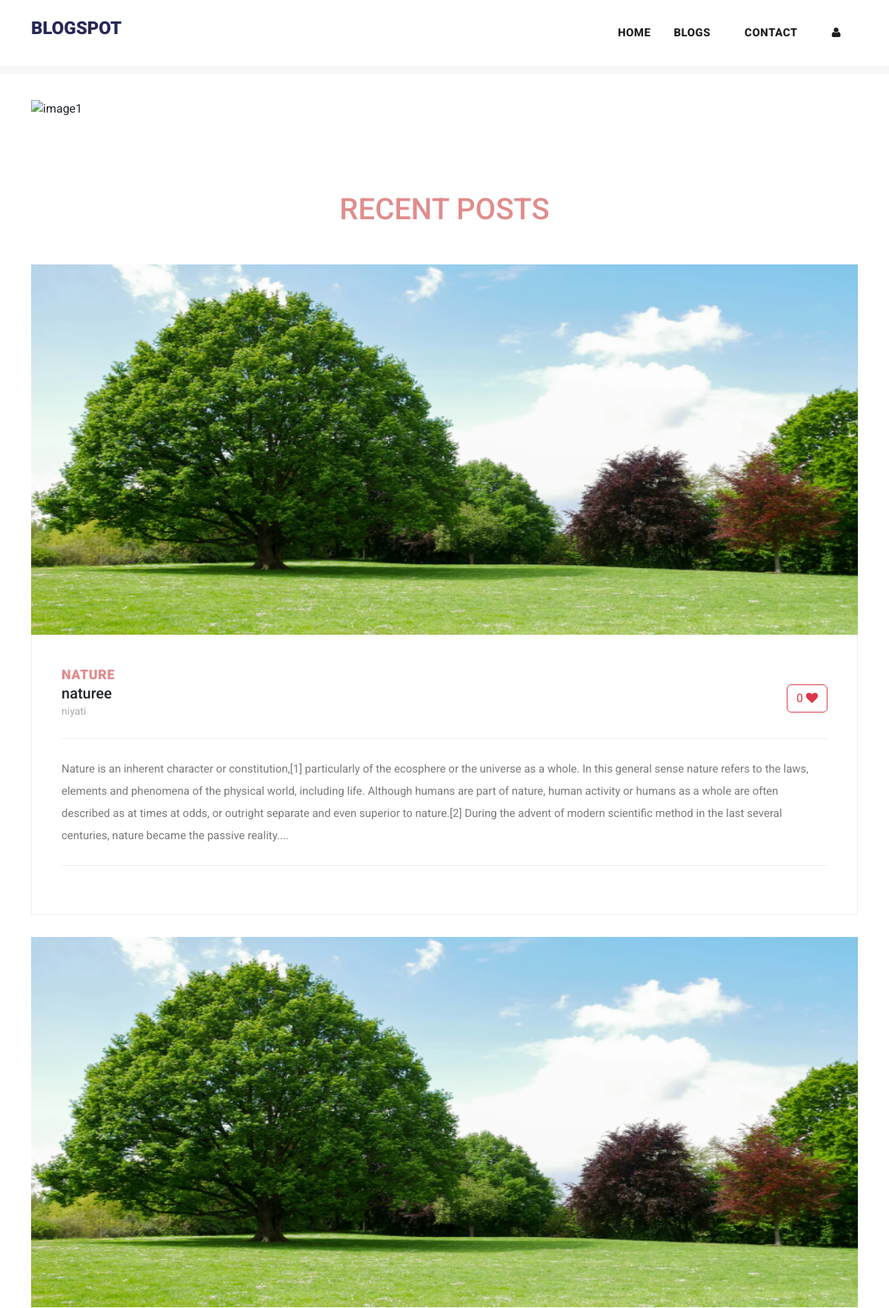
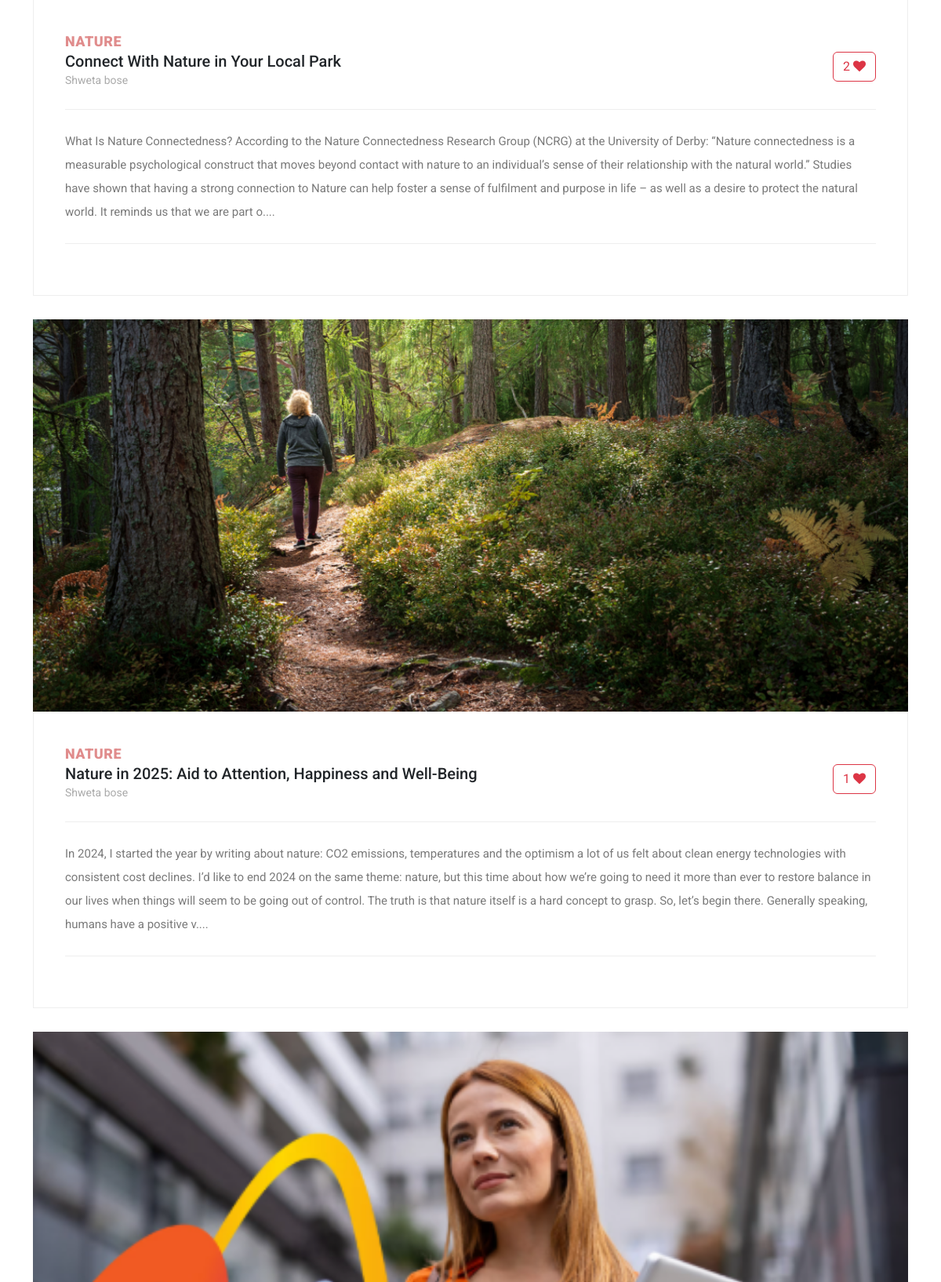
Page /blog (upper part) on the committed database (2 pictures, top to bottom).
### myapp/models.py (models this page shows, shortened)
class Post(models.Model):
    postname = models.CharField(max_length=600)
    category = models.CharField(max_length=600)
    image = models.ImageField(upload_to='images/posts',blank=True,null=True)
    content = models.CharField(max_length=100000)
    time = models.CharField(default=time,max_length=100, blank=True)
    likes = models.IntegerField(null=True,blank=True,default=0)
    user = models.ForeignKey(User,on_delete=models.CASCADE)

### myapp/views.py (the view)
# urls.py: path("blog",views.blog,name="blog"),
def blog(request):
    return render(request,"blog.html",{
            'posts':Post.objects.filter(user_id=request.user.id).order_by("id").reverse(),
            'top_posts':Post.objects.all().order_by("-likes"),
            'recent_posts':Post.objects.all().order_by("-id"),
            'user':request.user,
            'media_url':settings.MEDIA_URL
        })

### templates/blog.html (shortened to what this page needs)
{% load static %}
<!DOCTYPE html>
<html lang="en">
<head>
  <link href="{% static 'vendor/bootstrap/css/bootstrap.min.css' %}" rel="stylesheet">
  <link href="https://cdn.jsdelivr.net/npm/bootstrap@5.3.1/dist/css/bootstrap.min.css" rel="stylesheet"
>
  <link rel="stylesheet" href="{% static 'assets/css/fontawesome.css' %}">
  <link rel="stylesheet" href="{% static 'assets/css/templatemo-stand-blog.css' %}">
  <link rel="stylesheet" href="{% static 'assets/css/owl.css' %}">
  <link rel="stylesheet" href="{% static 'assets/css/styles.css' %}">
</head>
<body>
  {%include 'header.html'%}
  <div class="container mt-5 carousel">
    <div id="carouselExampleCaptions" class="carousel slide">
      <div class="carousel-indicators">
        <button type="button" data-bs-target="#carouselExampleCaptions" data-bs-slide-to="0" class="active"
          aria-current="true" aria-label="Slide 1"></button>
        <button type="button" data-bs-target="#carouselExampleCaptions" data-bs-slide-to="1"
          aria-label="Slide 2"></button>
        <button type="button" data-bs-target="#carouselExampleCaptions" data-bs-slide-to="2"
          aria-label="Slide 3"></button>
        <button type="button" data-bs-target="#carouselExampleCaptions" data-bs-slide-to="3"
          aria-label="Slide 4"></button>
      </div>
      <div class="carousel-inner">
        <div class="carousel-item active">
          <img src="{% static 'assets/images/img1.jpg' %}" alt="image1">
          <div class="carousel-caption d-none d-md-block">
          </div>
        </div>
      </div>
      <button class="carousel-control-prev" type="button" data-bs-target="#carouselExampleCaptions"
        data-bs-slide="prev">
        <span class="carousel-control-prev-icon" aria-hidden="true"></span>
      </button>
      <button class="carousel-control-next" type="button" data-bs-target="#carouselExampleCaptions"
        data-bs-slide="next">
        <span class="carousel-control-next-icon" aria-hidden="true"></span>
      </button>
    </div>
  </div>
  <section class="blog-posts">
    <div class="container">
      <h3 class="text-center" style="margin: 50px; font-size: 40px; color: rgb(224, 140, 140, 1);">RECENT POSTS</h3>
      <div class="row">
        <div class="col-lg-12">
          <div class="all-blog-posts">
            <div class="row">
              {% for post in recent_posts %}
              <div class="col-lg-12">
                <div class="blog-post">
                  <div class="blog-thumb">
                    <img src="{{media_url}}{{post.image}}" alt="" style="height: 500px;">
                  </div>
                  <div class="down-content">
                    <span>{{post.category}}</span>
                    <form method="post" action="{% url 'increaselikes' post.id %}">
                      <button class="float-right btn btn-outline-danger" type="submit ">
                        {{post.likes}} <i class="fa fa-heart"></i></button>
                    </form>
                    <a href="{% url 'post' post.id %}" class="text-decoration-none text-dark">
                      <h5>{{post.postname}}</h5>
                    </a>
                    <ul class="post-info">
                      <li><a href="#">{{post.user}}</a></li>
                    </ul>
                    <p style="max-width: 100%;">{{post.content|slice:"0:500"}}....</p>
                  </div>
                </div>
              </div>
              {% endfor %}
            </div>
          </div>
        </div>
      </div>
    </div>
  </section>
</body>
</html>

### static/assets/css/templatemo-stand-blog.css (style rules this page uses)
body { font-family: 'Roboto', sans-serif; overflow-x: hidden; text-rendering: optimizeLegibility; -webkit-font-smoothing: antialiased; -moz-osx-font-smoothing: grayscale; }
p { margin-bottom: 0px; font-size: 15px; font-weight: 400; color: #7a7a7a; line-height: 30px; }
a { text-decoration: none!important; }
ul { padding: 0; margin: 0; list-style: none; }
h1,h2,h3,h4,h5,h6 { margin: 0px; }
.blog-posts { margin-top: 100px; }
.blog-posts .blog-post { margin-bottom: 30px; }
.blog-posts .blog-thumb img { width: 100%; overflow: hidden; }
.blog-posts .down-content { padding: 40px; border-right: 1px solid #eee; border-left: 1px solid #eee; border-bottom: 1px solid #eee; }
.blog-posts .down-content span { font-size: 18px; text-transform: uppercase; letter-spacing: 0.5px; font-weight: 900; color: #E08C8C; }
.blog-posts .down-content ul.post-info li { display: inline-block; margin-right: 8px; }
.blog-posts .down-content ul.post-info li:after { content: '|'; color: #aaa; margin-left: 8px; }
.blog-posts .down-content ul.post-info li:last-child::after { display: none; }
.blog-posts .down-content ul.post-info li a { font-size: 14px; color: #aaa; font-weight: 400; transition: all .3s; }
.blog-posts .down-content p { padding: 25px 0px; margin: 25px 0px; border-top: 1px solid #eee; border-bottom: 1px solid #eee; }

### static/assets/css/styles.css (style rules this page uses)
.carousel img { width: 100%; height: 700px; }
.blog-posts .blog-post img, .blog-post img { height: 300px; }

### templates/footer.html (style rules this page uses)
li { text-decoration: none; text-align: left; }
li a { color: rgb(224, 140, 140, 1); }

### rows in the picture
Post: image (picture), category "NATURE", likes "0", postname "naturee", user "niyati", content "Nature is an inherent character or constitution,[1] particularly of the ecosphere or the universe as a whole. In this general sense nature refers to the laws, elements and phenomena of the physical world, including life. Although humans are part of nature, human activity or humans as a whole are often described as at times at odds, or outright separate and even superior to nature.[2] During the advent of modern scientific method in the last several centuries, nature became the passive reality"
Post: image (picture), category "NATURE", likes "2", postname "Connect With Nature in Your Local Park", user "Shweta bose", content "What Is Nature Connectedness? According to the Nature Connectedness Research Group (NCRG) at the University of Derby: “Nature connectedness is a measurable psychological construct that moves beyond contact with nature to an individual’s sense of their relationship with the natural world.” Studies have shown that having a strong connection to Nature can help foster a sense of fulfilment and purpose in life – as well as a desire to protect the natural world. It reminds us that we are part o"
Post: image (picture), category "NATURE", likes "1", postname "Nature in 2025: Aid to Attention, Happiness and Well-Being", user "Shweta bose", content "In 2024, I started the year by writing about nature: CO2 emissions, temperatures and the optimism a lot of us felt about clean energy technologies with consistent cost declines. I’d like to end 2024 on the same theme: nature, but this time about how we’re going to need it more than ever to restore balance in our lives when things will seem to be going out of control. The truth is that nature itself is a hard concept to grasp. So, let’s begin there. Generally speaking, humans have a positive v"
Post: image (picture)
